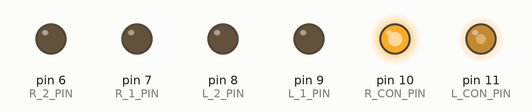
The sketch below on a simulated Arduino Uno, built with avr-gcc and run on an emulated ATmega328P. Parts: output pins drawn as LEDs (lit = HIGH).

Above: at 0.1 s.
At 1.1 s:
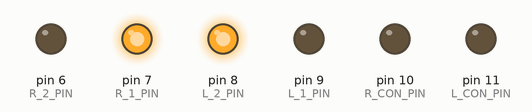
Timing chart, 0 to 2.6 s (numbered marks = the images above):
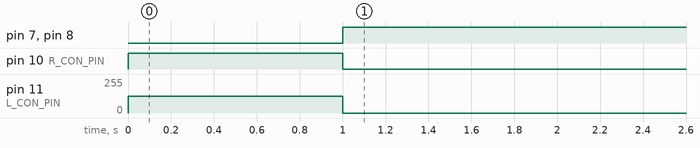

Measured:
- by itself, pin 7 (R_1_PIN), pin 8 (L_2_PIN): LOW → HIGH at 1.0 s
- by itself, pin 10 (R_CON_PIN): HIGH → LOW at 1.0 s
- by itself, pin 11 (L_CON_PIN): 125/255 → 0/255 at 1.0 s

The sketch:

ExampleSerial.ino
```cpp
#include "ArduinoJson.h"
#define L_CON_PIN   11  // Левый управляющий
#define R_CON_PIN   10  // Правый управляющий
#define L_1_PIN   9   // левый 1
#define L_2_PIN   8   // левый 2
#define R_1_PIN   7   // правый 1
#define R_2_PIN   6   // правый 2

// json буфер для пакетов от orange pi
StaticJsonDocument<200> jsondoc;

// переменные скорости моторов
int16_t speedL = 0;
int16_t speedR = 0;


void setup() {
  Serial.begin(9600);

  pinMode(L_CON_PIN, OUTPUT);
  pinMode(R_CON_PIN, OUTPUT);
  pinMode(L_1_PIN, OUTPUT);
  pinMode(L_2_PIN, OUTPUT);
  pinMode(R_1_PIN, OUTPUT);
  pinMode(R_2_PIN, OUTPUT);

  digitalWrite(10, HIGH);
  analogWrite(11, 125);

}

void loop() {
  DeserializationError err = deserializeJson(jsondoc, Serial);  // получаем сообщение от orange pi через uart

  if (err == DeserializationError::Ok)    // если cообщение принято
  {
    speedL = (float)jsondoc["speedA"] * 2.55;  // приходит диапазон [-100; 100]
    speedR = (float)jsondoc["speedB"] * 2.55;  // расширяем до [-255; 255]
  }
  else
  {
    while (Serial.available() > 0) Serial.read(); // чистим буфер
  }
  moveL(speedL);  // обновляем состояние скоростей моторов
  moveR(speedR);  //
  delay(10);
}

void moveL(int16_t speed){
  //speed = -speed;
  if(speed >= 0){
    digitalWrite(L_1_PIN, LOW);
    digitalWrite(L_2_PIN, HIGH);
    analogWrite(L_CON_PIN, abs(speed));
  } else {
    digitalWrite(L_1_PIN, HIGH);
    digitalWrite(L_2_PIN, LOW);
    analogWrite(L_CON_PIN, abs(speed));
  }
}

void moveR(int16_t speed){
  if(speed >= 0){
    digitalWrite(R_1_PIN, HIGH);
    digitalWrite(R_2_PIN, LOW);
    analogWrite(R_CON_PIN, abs(speed));
  } else {
    digitalWrite(R_1_PIN, LOW);
    digitalWrite(R_2_PIN, HIGH);
    analogWrite(R_CON_PIN, abs(speed));
  }
}
```
